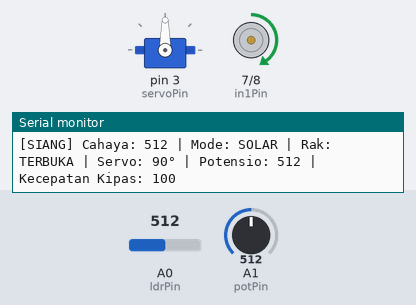
A sketch run on a simulated Arduino Uno, built with avr-gcc and run on an emulated ATmega328P. On the bench: servo, motor-driver pin pairs drawn as motors (green arrow = first pin HIGH = forward, orange = second pin HIGH = backward, longer = more drive, scaled by the enable pin), the last lines printed to the serial monitor. Inputs (shaded band) come from the test bench; at power-on: A0 (ldrPin) = 512, A1 (potPin) = 512.

Above: at 2.3 s.
2.4 s: A0 (ldrPin) set to 489
At 4.2 s:
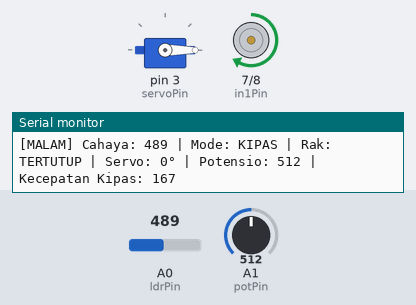
4.9 s: A1 (potPin) set to 70
At 5.4 s:
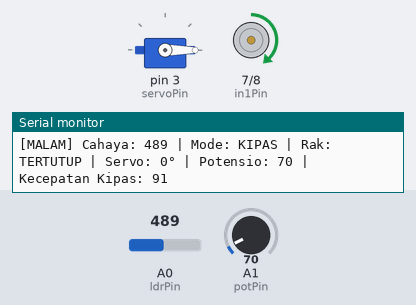
6.4 s: A0 (ldrPin) set to 510
At 7.28 s:
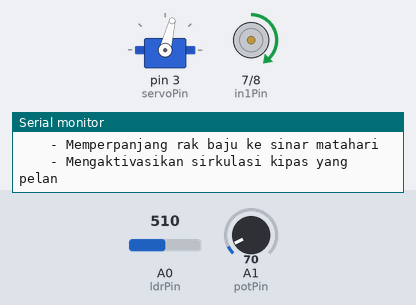
8.9 s: A1 (potPin) set to 90
11.9 s: A1 (potPin) set to 111
13.4 s: A0 (ldrPin) set to 490
At 14.37 s:
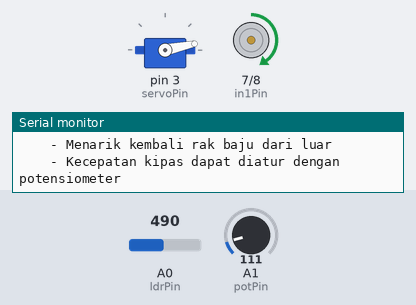
Timing chart, 0 to 16.4 s (numbered marks = the images above; inputs shaded):
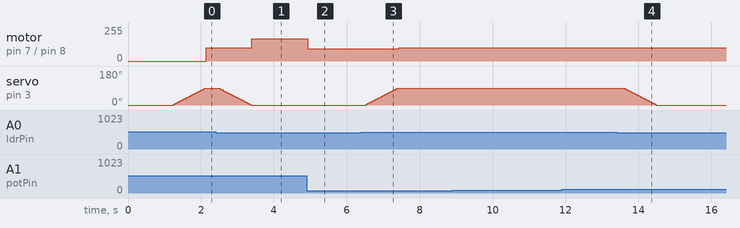

Measured:
- the behaviour switches between 501 and 500 on A0 (ldrPin) (found by bisection; images 0 and 1)
- after the input at 2.4 s, motor on pin 7 (in1Pin) / pin 8 (in2Pin): forward 100/255 → forward 167/255 after 1.0 s; servo on pin 3 (servoPin): moves from 90° to 0° over 0.88 s, starting after 0.09 s
- after the input at 4.9 s, motor on pin 7 (in1Pin) / pin 8 (in2Pin): forward 167/255 → forward 91/255 at once
- after the input at 6.4 s, motor on pin 7 (in1Pin) / pin 8 (in2Pin): forward 91/255 → forward 100/255 after 1.0 s; servo on pin 3 (servoPin): moves from 0° to 90° over 0.88 s, starting after 0.12 s
- after the input at 13.4 s, motor on pin 7 (in1Pin) / pin 8 (in2Pin): forward 100/255 → forward 98/255 after 1.1 s; servo on pin 3 (servoPin): moves from 90° to 0° over 0.88 s, starting after 0.21 s

The sketch:

arduino.ino
```cpp
#include <Servo.h>

const int ldrPin = A0;
const int potPin = A1;
const int enaPin = 6;
const int in1Pin = 7;
const int in2Pin = 8;
const int servoPin = 3;

const int LIGHT_THRESHOLD = 500;
const int MIN_FAN_SPEED = 80;
const int DAY_FAN_SPEED = 100;
const int RACK_EXTENDED = 90;
const int RACK_RETRACTED = 0;

bool isDayTime = false;
bool lastDayState = false;
Servo rackServo;

void setup() {
  pinMode(ldrPin, INPUT);
  pinMode(potPin, INPUT);
  pinMode(enaPin, OUTPUT);
  pinMode(in1Pin, OUTPUT);
  pinMode(in2Pin, OUTPUT);

  rackServo.attach(servoPin);
  rackServo.write(RACK_RETRACTED);

  stopFan();

  Serial.begin(9600);
  Serial.println("================ Sistem Pengering Pakaian ================");
  Serial.println("Siang: Rak diperpanjang ke matahari, kipas pelan");
  Serial.println("Night: Rak ditarik kembali, kecepatan kipas dapat diatur");
  Serial.println("==========================================================");
  delay(1000);
}

void loop() {
  int lightLevel = analogRead(ldrPin);
  int speedControl = analogRead(potPin);

  isDayTime = (lightLevel > LIGHT_THRESHOLD);

  if (isDayTime != lastDayState) {
    handleModeChange();
    lastDayState = isDayTime;
  }

  if (isDayTime) {
    dayMode();
  } else {
    nightMode(speedControl);
  }

  printDryingStatus(lightLevel, speedControl);

  delay(100);
}

void handleModeChange() {
  if (isDayTime) {
    Serial.println("*** SWITCHING KE MODE SIANG ***");
    Serial.println("    - Memperpanjang rak baju ke sinar matahari");
    Serial.println("    - Mengaktivasikan sirkulasi kipas yang pelan");

    smoothServoMove(RACK_EXTENDED);
  } else {
    Serial.println("*** SWITCHING KE MODE MALAM ***");
    Serial.println("    - Menarik kembali rak baju dari luar");
    Serial.println("    - Kecepatan kipas dapat diatur dengan potensiometer");

    smoothServoMove(RACK_RETRACTED);
  }
}

void dayMode() {
  runFanForward(DAY_FAN_SPEED);
}

void nightMode(int speedControl) {
  int fanSpeed = map(speedControl, 0, 1023, MIN_FAN_SPEED, 255);
  runFanForward(fanSpeed);
}

void smoothServoMove(int targetPosition) {
  int currentPos = rackServo.read();
  int step = (targetPosition > currentPos) ? 2 : -2;

  while (abs(currentPos - targetPosition) > 1) {
    currentPos += step;
    if ((step > 0 && currentPos > targetPosition) || (step < 0 && currentPos < targetPosition)) {
      currentPos = targetPosition;
    }
    rackServo.write(currentPos);
    delay(20); // Smooth movement
  }
}

void runFanForward(int speed) {
  digitalWrite(in1Pin, HIGH);
  digitalWrite(in2Pin, LOW);
  analogWrite(enaPin, speed);
}

void stopFan() {
  digitalWrite(in1Pin, LOW);
  digitalWrite(in2Pin, LOW);
  analogWrite(enaPin, 0);
}

void printDryingStatus(int light, int pot) {
  Serial.print("[");
  Serial.print(isDayTime ? "SIANG" : "MALAM");
  Serial.print("] Cahaya: ");
  Serial.print(light);
  Serial.print(" | Mode: ");
  Serial.print(isDayTime ? "SOLAR" : "KIPAS");
  Serial.print(" | Rak: ");
  Serial.print(isDayTime ? "TERBUKA" : "TERTUTUP");
  Serial.print(" | Servo: ");
  Serial.print(rackServo.read());
  Serial.print("°");
  Serial.print(" | Potensio: ");
  Serial.print(pot);
  Serial.print(" | Kecepatan Kipas: ");

  if (isDayTime) {
    Serial.println(DAY_FAN_SPEED);
  } else {
    int nightFanSpeed = map(pot, 0, 1023, MIN_FAN_SPEED, 255);
    Serial.println(nightFanSpeed);
  }
}
```
